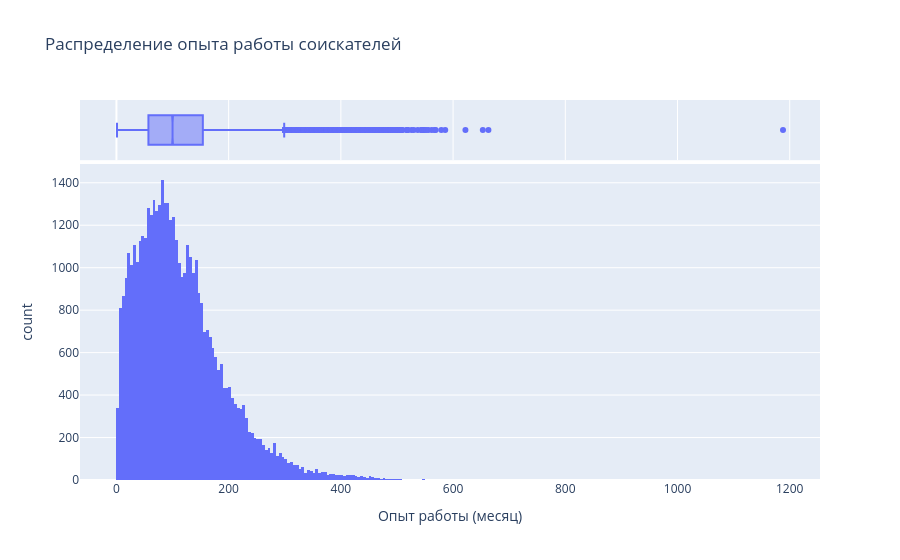

Source (notebook cell):
### Markdown cell above
2. Постройте распределение признака **"Опыт работы (месяц)"**. Опишите данное распределение, отвечая на следующие вопросы: чему равна мода распределения, каковы предельные значения признака, в каком примерном интервале находится опыт работы большинства соискателей? Есть ли аномалии для признака опыта работы, какие значения вы бы причислили к их числу?
*Совет: постройте гистограмму и коробчатую диаграмму рядом.*

### Code cell
# ваш код здесь

hist =px.histogram(
    data_frame=hh_df, x='Опыт работы (месяц)', 
    title='Распределение опыта работы соискателей', 
    marginal='box'
)

hist.show()

### Figure 1 — Plotly figure (JSON) as saved in the notebook; plotly's stock layout.template omitted (floating-point values rounded to 4 significant figures; data arrays with more than 128 entries replaced by an {"elided": "..."} marker saying what was removed)
{"data": [{"alignmentgroup": "True", "bingroup": "x", "hovertemplate": "Опыт работы (месяц)=%{x}<br>count=%{y}<extra></extra>", "legendgroup": "", "marker": {"color": "#636efa", "pattern": {"shape": ""}}, "name": "", "offsetgroup": "", "orientation": "v", "showlegend": false, "type": "histogram", "x": {"elided": "44744 int values"}, "xaxis": "x", "yaxis": "y"}, {"alignmentgroup": "True", "hovertemplate": "Опыт работы (месяц)=%{x}<extra></extra>", "legendgroup": "", "marker": {"color": "#636efa"}, "name": "", "notched": true, "offsetgroup": "", "showlegend": false, "type": "box", "x": {"elided": "44744 int values"}, "xaxis": "x2", "yaxis": "y2"}], "layout": {"barmode": "relative", "legend": {"tracegroupgap": 0}, "title": {"text": "Распределение опыта работы соискателей"}, "xaxis": {"anchor": "y", "domain": [0, 1], "title": {"text": "Опыт работы (месяц)"}}, "xaxis2": {"anchor": "y2", "domain": [0, 1], "matches": "x", "showgrid": true, "showticklabels": false}, "yaxis": {"anchor": "x", "domain": [0, 0.8316], "title": {"text": "count"}}, "yaxis2": {"anchor": "x2", "domain": [0.8416, 1], "matches": "y2", "showgrid": false, "showline": false, "showticklabels": false, "ticks": ""}}}
